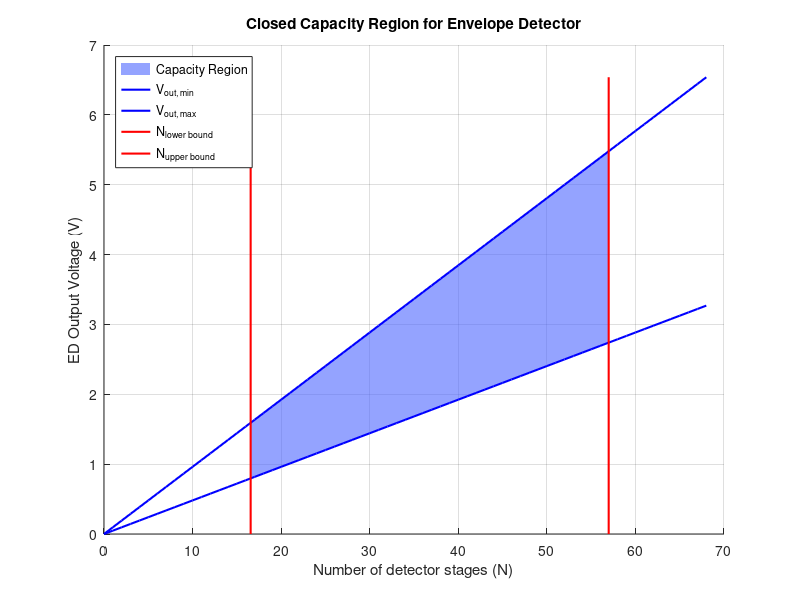
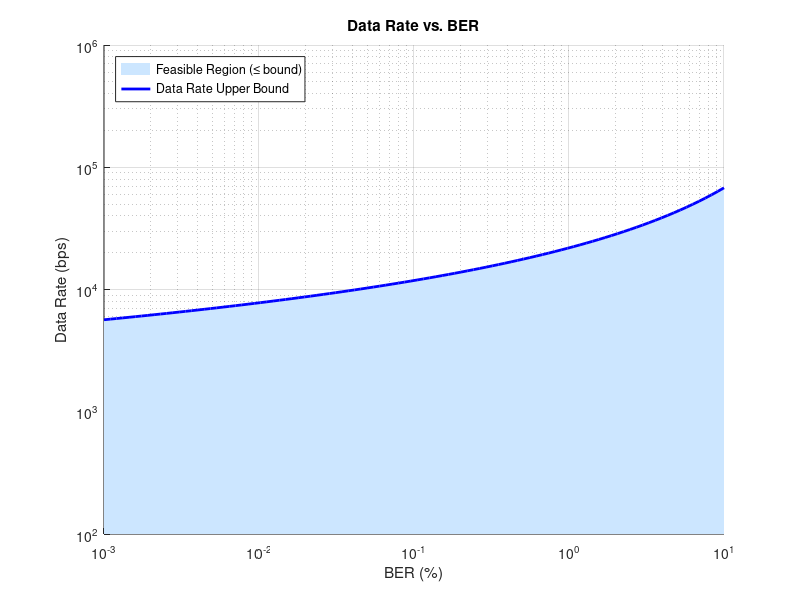
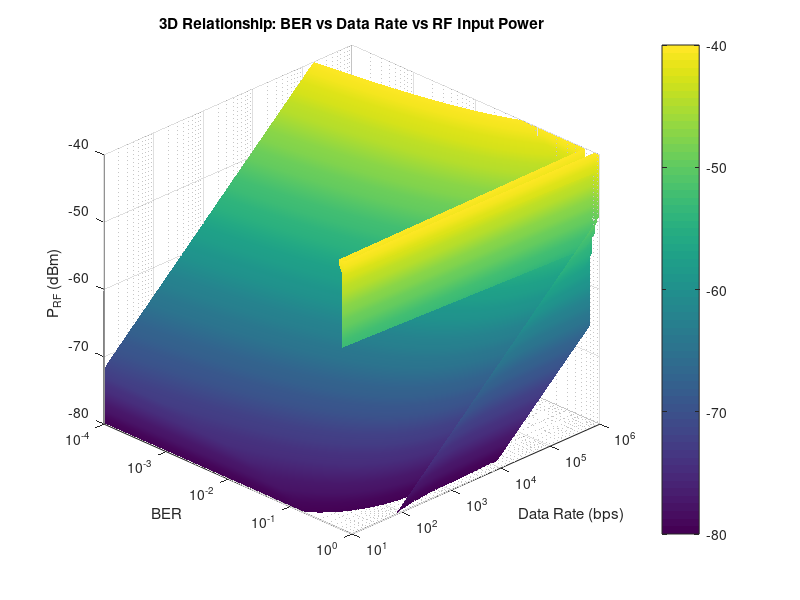

These charts were generated, in order, by the following MATLAB code:
% -------------------------------------------------------------------------

% This script computes the closed capacity region for an envelope detector.

% The idea here is to bound all of the possible ED output voltage vs. # stages (N)
% into a closed region. This is useful for design automation of EDs. The
% idea is that if we write an optimization algorithm to design the optimal
% ED given a set of input parameters, the search space for the optimum ED
% will be closed, making it possible to find a global optimum ED. You can
% also use this script to manually choose how many stages to make your ED
% based off of sensitivity, BER, and data rate requirements.

% -------------------------------------------------------------------------

% Set simulation parameters

% RF parameters
P_RF = -50; % Target RX sensitivity (dBm)
RS = 50; % Source / antenna resistance (Ohms)
BER = 1e-3; % Desired BER
BW_BB = 1e3; % Baseband signal BW in Hz = Data rate

% Passive voltage gain from matching
Av = 20; % In dB

% Detector Parameters
RD = 1e6; % Diode resistance (Ohms)
CC = 70e-15; % Coupling capacitance (F)

% Device parameters
n = 1.5; % Subthreshold slope constant (between 1 and 2)
Vt = 26e-3; % Thermal voltage
k = 1.38e-23; % Boltzmann's constant
T = 298; % Room temperature (K)

% -------------------------------------------------------------------------

% Set all of the bounds on the capacity region for ED output voltage vs. # of stages (N)

% Conversions
Av = 10 ^ (Av / 10);
P_RF = 10 ^ (P_RF / 10) * (10 ^ -3);

% Compute the upper bound for the number of allowed stages in the ED
r = 8 / (2.2 * RD * CC * BW_BB);
discriminant = sqrt(1 + r);
N_UPPER_BOUND = 0.25 * discriminant;

% Compute the lower bound for the number of allowed stages in the ED
num_lower_coeff = 5 * k * T;
Q_1_lower = -2 + 4 * ((0.25 + 0.5 * (BER * (((pi + 2) / pi) ^ 0.5) * exp(1 / (pi + 2)))) ^ 0.5);
num_ln = log(Q_1_lower * ((pi / (pi + 2)) ^ 0.5) * exp(-1 / (pi + 2)));
num_ln = num_ln * num_ln;
num_lower = num_lower_coeff * num_ln;
den_lower = (Av * P_RF * RS) ^ 2 * CC;
N_LOWER_BOUND = num_lower / den_lower;
N_LOWER_BOUND = N_LOWER_BOUND ^ (1 / 3);

% Compute upper and lower bounds for ED voltage as a function of N
n_limits = 1:1:2; % Subthreshold slope constant is between 1 and 2
k_limits = 1 ./ (2 .* n_limits * Vt); % Min and Max conversion gain
N_values = 0:1:(floor(N_UPPER_BOUND * 1.2));
V_out_ED_MIN = (Av .^ 2) .* k_limits(2) .* N_values .* (P_RF * RS);
V_out_ED_MAX = (Av .^ 2) .* k_limits(1) .* N_values .* (P_RF * RS);

% Sanity check: if N_LOWER_BOUND > N_UPPER_BOUND, this indicates that the
% given RF parameters make it impossible to design an ED that meets the
% desired BER requirement.
if N_LOWER_BOUND > N_UPPER_BOUND
    fprintf("No ED exists for the presented BER requirement given the current simulation conditions.\n")
end

% Plot the capacity region
if N_LOWER_BOUND < N_UPPER_BOUND
    y_limits = [min(V_out_ED_MIN), max(V_out_ED_MAX)];
    figure; hold on
    
    % --- Highlight the parallelogram first (darker + more opaque)
    x_par = [N_LOWER_BOUND, N_UPPER_BOUND, N_UPPER_BOUND, N_LOWER_BOUND];
    y_par = [ ...
        (Av^2) * k_limits(2) * N_LOWER_BOUND * (P_RF * RS), ... % bottom-left
        (Av^2) * k_limits(2) * N_UPPER_BOUND * (P_RF * RS), ... % bottom-right
        (Av^2) * k_limits(1) * N_UPPER_BOUND * (P_RF * RS), ... % top-right
        (Av^2) * k_limits(1) * N_LOWER_BOUND * (P_RF * RS) ...  % top-left
    ];
    fill(x_par, y_par, [0.3 0.4 1], 'FaceAlpha', 0.6, 'EdgeColor', 'none')
    
    % --- Then draw boundary lines on top
    plot(N_values, V_out_ED_MIN, 'b', 'LineWidth', 1.5)
    plot(N_values, V_out_ED_MAX, 'b', 'LineWidth', 1.5)
    plot([N_LOWER_BOUND N_LOWER_BOUND], y_limits, 'r', 'LineWidth', 1.5)
    plot([N_UPPER_BOUND N_UPPER_BOUND], y_limits, 'r', 'LineWidth', 1.5)
    
    xlabel("Number of detector stages (N)")
    ylabel("ED Output Voltage (V)")
    title("Closed Capacity Region for Envelope Detector")
    legend("Capacity Region", "V_{out, min}", "V_{out, max}", "N_{lower bound}", "N_{upper bound}", 'Location', 'northwest')
    grid on
    hold off
end

% -------------------------------------------------------------------------

% Select the optimum N
N_opt = (N_LOWER_BOUND + N_UPPER_BOUND) / 2;
fprintf("The average number of stages to meet the given detector criteria is: %0i\n\n", floor(N_opt))

% Summarize design criteria
fprintf("Design criteria summary:\n")
fprintf("Expected RF Input Power (W): %0i\n", P_RF)
fprintf("Desired Bit Rate (Hz): %0i\n", BW_BB)
fprintf("Desired Bit error rate (%%): %0f\n", BER * 100)

% -------------------------------------------------------------------------

% Plot allowed data rate vs. BER for the detector, since both are bounded
% with respect to each other. If this bound is broken in the ED design
% process, the leftmost and rightmist points in the capacity region will
% slide past each other, indicating that a capacity region cannot exist.

% Compute data rate vs. BER bound
BER_values = logspace(log10(0.00001), log10(0.1), 100);
Q_1_lower_sweep = -2 + 4 * ((0.25 + 0.5 * (BER_values * (((pi + 2) / pi) ^ 0.5) * exp(1 / (pi + 2)))) .^ 0.5);
num_ln_sweep = log(Q_1_lower_sweep * ((pi / (pi + 2)) ^ 0.5) * exp(-1 / (pi + 2)));
num_ln_sweep = num_ln_sweep .* num_ln_sweep;
num_lower_sweep = num_lower_coeff .* num_ln_sweep;
den_lower_sweep = (Av * P_RF * RS) ^ 2 * CC;
phi = num_lower_sweep / den_lower_sweep;
BER_function = 16 * ((phi) .^ (2 / 3)) - 1;
DataRate_values = 8 ./ (2.2 * RD * CC * BER_function);

% Plot Data Rate vs BER on log-log scale
figure;
hold on;

% Shade region where data rate <= bound
X = [BER_values * 100, fliplr(BER_values * 100)];
Y = [DataRate_values, ones(size(DataRate_values))*100]; % lower bound (100 bps)
fill(X, Y, [0.8 0.9 1], 'EdgeColor', 'none'); % light blue region

loglog(BER_values * 100, DataRate_values, 'b-', 'LineWidth', 2);
grid on;
xlabel('BER (%)');
ylabel('Data Rate (bps)');
title('Data Rate vs. BER');
xlim([0.001 10]);
ylim([100 1e6]);
set(gca, 'XScale', 'log', 'YScale', 'log');

legend('Feasible Region (≤ bound)', 'Data Rate Upper Bound', 'Location', 'northwest');
hold off;

% --- 3D mapping of sensitivity vs. data rate vs. BER ---

% Define RF power sweep range (in dBm)
P_RF_dBm_values = -80:1:-40; % Sweep from -80 to -40 dBm

% Define BER range (limited)
BER_values = logspace(-4, 0, 100); % 10^-4 to 10^0

% Preallocate for speed
DataRate_matrix = zeros(length(P_RF_dBm_values), length(BER_values));

% Compute data rate for each P_RF value
for i = 1:length(P_RF_dBm_values)
    % Convert dBm to Watts
    P_RF_W = 10^(P_RF_dBm_values(i)/10) * 1e-3;
    Q_1_lower_sweep = -2 + 4 * ((0.25 + 0.5 * (BER_values * (((pi + 2) / pi) ^ 0.5) * exp(1 / (pi + 2)))) .^ 0.5);
    num_ln_sweep = log(Q_1_lower_sweep * ((pi / (pi + 2)) ^ 0.5) * exp(-1 / (pi + 2)));
    num_ln_sweep = num_ln_sweep .* num_ln_sweep;
    num_lower_sweep = num_lower_coeff .* num_ln_sweep;
    den_lower_sweep = (Av * P_RF_W * RS) ^ 2 * CC;
    phi = num_lower_sweep ./ den_lower_sweep;
    BER_function = 16 * ((phi) .^ (2 / 3)) - 1;
    DataRate_values = 8 ./ (2.2 * RD * CC * BER_function);

    % Limit DataRate to 10^1 – 10^6 range
    DataRate_values(DataRate_values < 1e1) = 1e1;
    DataRate_values(DataRate_values > 1e6) = 1e6;

    % Store results
    DataRate_matrix(i, :) = DataRate_values;
end

% Create meshgrid for plotting
[BER_mesh, P_RF_mesh] = meshgrid(BER_values, P_RF_dBm_values);

% 3D plot (BER vs DataRate vs P_RF)
figure;
surf(BER_mesh, DataRate_matrix, P_RF_mesh); % BER (fractional), P_RF (dBm)
xlabel('BER');
ylabel('Data Rate (bps)');
zlabel('P_{RF} (dBm)');
title('3D Relationship: BER vs Data Rate vs RF Input Power');
set(gca, 'XScale', 'log', 'YScale', 'log');
xlim([1e-4 1e0]);
ylim([1e1 1e6]);
colorbar;
grid on;
view(45,30);
shading interp;
